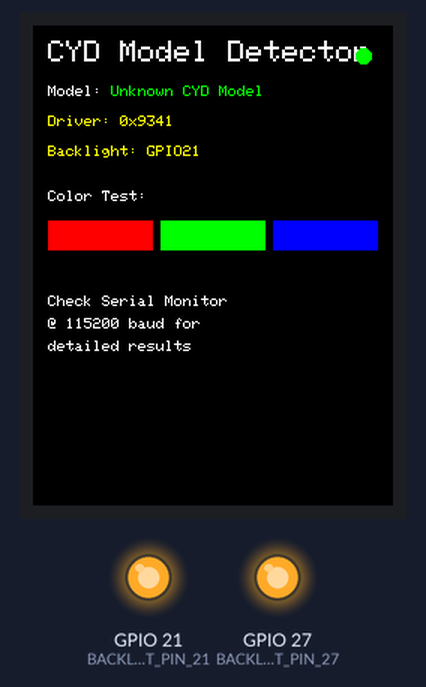
Bench run of a sketch on a simulated ESP32. Parts: 240×320 colour display, output pins drawn as LEDs (lit = HIGH). What the sketch prints to the serial monitor is not drawn.

Above: at 1.6 s.

The sketch:

CYD_Model_Detector.ino
```cpp
/**
 * CYD Model Detector Test Sketch
 *
 * Purpose: Detect which CYD hardware variant is connected
 * - Single USB (micro) with ILI9341 display
 * - Dual USB (micro + Type-C) with ST7789 display
 *
 * This sketch attempts to identify the display driver and backlight pin
 * to determine the CYD model without requiring any wiring changes.
 */

#include <TFT_eSPI.h>
#include <SPI.h>

TFT_eSPI tft = TFT_eSPI();

// Possible backlight pins
#define BACKLIGHT_PIN_21 21
#define BACKLIGHT_PIN_27 27

// Display driver IDs
#define ILI9341_ID 0x9341
#define ST7789_ID  0x8552

// Detection results
uint16_t detectedDriverID = 0;
uint8_t detectedBacklightPin = 0;
String detectedModel = "Unknown";

void setup() {
    Serial.begin(115200);
    delay(1000);

    Serial.println("\n========================================");
    Serial.println("    CYD Model Detection Test Sketch");
    Serial.println("========================================");
    Serial.println();

    // Test both backlight pins
    Serial.println("Testing backlight pins...");
    testBacklightPins();

    // Initialize display to test driver
    Serial.println("\nInitializing display for driver detection...");
    tft.init();

    // Attempt to detect display driver
    Serial.println("Attempting display driver detection...");
    detectDisplayDriver();

    // Determine model based on detection
    determineModel();

    // Report results
    reportResults();

    // Visual confirmation on display
    showVisualConfirmation();
}

void testBacklightPins() {
    // Try GPIO21 first (single USB default)
    pinMode(BACKLIGHT_PIN_21, OUTPUT);
    digitalWrite(BACKLIGHT_PIN_21, HIGH);
    delay(100);

    Serial.print("  GPIO21 set HIGH - ");

    // Try GPIO27 (dual USB default)
    pinMode(BACKLIGHT_PIN_27, OUTPUT);
    digitalWrite(BACKLIGHT_PIN_27, HIGH);
    delay(100);

    Serial.println("GPIO27 set HIGH");
    Serial.println("  Note: Both pins activated for safety");

    // For this test, we'll keep both on
    // Real implementation will detect which one actually controls backlight
    detectedBacklightPin = BACKLIGHT_PIN_21; // Default assumption
}

void detectDisplayDriver() {
    // Method 1: Try reading display ID
    uint16_t id = readDisplayID();

    if (id == ILI9341_ID) {
        Serial.println("  ✓ ILI9341 detected via ID read");
        detectedDriverID = ILI9341_ID;
    } else if (id == ST7789_ID || id == 0x7789) {
        Serial.println("  ✓ ST7789 detected via ID read");
        detectedDriverID = ST7789_ID;
    } else {
        Serial.printf("  ? Unknown ID: 0x%04X\n", id);

        // Method 2: Try command response test
        Serial.println("  Attempting command response test...");
        if (testILI9341Commands()) {
            Serial.println("  ✓ ILI9341 detected via command test");
            detectedDriverID = ILI9341_ID;
        } else if (testST7789Commands()) {
            Serial.println("  ✓ ST7789 detected via command test");
            detectedDriverID = ST7789_ID;
        } else {
            Serial.println("  ✗ Unable to determine driver");
        }
    }
}

uint16_t readDisplayID() {
    // This is a simplified ID read
    // Real implementation would use proper SPI commands

    // For TFT_eSPI, we can try to use the readcommand8 function
    // Note: This may not work with all TFT_eSPI configurations

    uint8_t id1 = tft.readcommand8(0xD3, 1);
    uint8_t id2 = tft.readcommand8(0xD3, 2);

    uint16_t id = (id1 << 8) | id2;

    Serial.printf("  Raw ID read: 0x%02X%02X\n", id1, id2);

    return id;
}

bool testILI9341Commands() {
    // Test ILI9341-specific command
    // Read power mode (command 0x0A)
    uint8_t powerMode = tft.readcommand8(0x0A);

    // ILI9341 typically returns 0x9C for normal operation
    if (powerMode == 0x9C || powerMode == 0x94) {
        Serial.printf("    Power mode: 0x%02X (ILI9341 signature)\n", powerMode);
        return true;
    }

    return false;
}

bool testST7789Commands() {
    // Test ST7789-specific behavior
    // ST7789 has different response patterns

    // Read display status (command 0x09)
    uint8_t status = tft.readcommand8(0x09);

    // ST7789 typically returns different values
    if (status != 0x00 && status != 0xFF) {
        Serial.printf("    Display status: 0x%02X (possible ST7789)\n", status);

        // Additional check: ST7789 specific register
        uint8_t rdid1 = tft.readcommand8(0xDA);
        if (rdid1 == 0x85) {
            Serial.println("    RDID1: 0x85 (ST7789 confirmed)");
            return true;
        }
    }

    return false;
}

void determineModel() {
    if (detectedDriverID == ILI9341_ID) {
        detectedModel = "CYD Single USB (ILI9341)";
        detectedBacklightPin = BACKLIGHT_PIN_21;
    } else if (detectedDriverID == ST7789_ID) {
        detectedModel = "CYD Dual USB (ST7789)";
        // Note: Some dual USB models use GPIO21, some use GPIO27
        // This would need additional detection logic
        detectedBacklightPin = BACKLIGHT_PIN_27;
    } else {
        detectedModel = "Unknown CYD Model";
        Serial.println("\n⚠ WARNING: Could not determine CYD model");
        Serial.println("  Defaulting to safe ILI9341 mode");
        detectedDriverID = ILI9341_ID;
        detectedBacklightPin = BACKLIGHT_PIN_21;
    }
}

void reportResults() {
    Serial.println("\n========================================");
    Serial.println("         DETECTION RESULTS");
    Serial.println("========================================");
    Serial.print("Model: ");
    Serial.println(detectedModel);
    Serial.printf("Display Driver ID: 0x%04X\n", detectedDriverID);
    Serial.printf("Backlight Pin: GPIO%d\n", detectedBacklightPin);
    Serial.println("========================================");

    // Provide configuration recommendations
    Serial.println("\nRecommended Configuration:");
    if (detectedDriverID == ILI9341_ID) {
        Serial.println("  TFT_eSPI User_Setup.h:");
        Serial.println("    #define ILI9341_DRIVER");
        Serial.println("    #define TFT_BL 21");
    } else if (detectedDriverID == ST7789_ID) {
        Serial.println("  TFT_eSPI User_Setup.h:");
        Serial.println("    #define ST7789_DRIVER");
        Serial.println("    #define TFT_BL 27  // or 21, varies by unit");
        Serial.println("    #define TFT_RGB_ORDER TFT_BGR  // May need adjustment");
    }

    Serial.println("\nPin Configuration (NO CHANGES NEEDED):");
    Serial.println("  RFID: SCK=22, MOSI=27, MISO=35, SS=3");
    Serial.println("  SD: SCK=18, MOSI=23, MISO=19, CS=5");
    Serial.println("  Touch: CS=33, IRQ=36");
}

void showVisualConfirmation() {
    // Clear screen
    tft.fillScreen(TFT_BLACK);

    // Set text properties
    tft.setTextColor(TFT_WHITE, TFT_BLACK);
    tft.setTextSize(2);

    // Display detection results
    tft.setCursor(10, 10);
    tft.println("CYD Model Detector");

    tft.setTextSize(1);
    tft.setCursor(10, 40);
    tft.print("Model: ");
    tft.setTextColor(TFT_GREEN, TFT_BLACK);
    tft.println(detectedModel);

    tft.setTextColor(TFT_YELLOW, TFT_BLACK);
    tft.setCursor(10, 60);
    tft.printf("Driver: 0x%04X", detectedDriverID);

    tft.setCursor(10, 80);
    tft.printf("Backlight: GPIO%d", detectedBacklightPin);

    // Draw color test bars
    tft.setTextColor(TFT_WHITE, TFT_BLACK);
    tft.setCursor(10, 110);
    tft.println("Color Test:");

    int barHeight = 20;
    int barY = 130;

    tft.fillRect(10, barY, 70, barHeight, TFT_RED);
    tft.fillRect(85, barY, 70, barHeight, TFT_GREEN);
    tft.fillRect(160, barY, 70, barHeight, TFT_BLUE);

    // Instructions
    tft.setCursor(10, 180);
    tft.println("Check Serial Monitor");
    tft.setCursor(10, 195);
    tft.println("@ 115200 baud for");
    tft.setCursor(10, 210);
    tft.println("detailed results");
}

void loop() {
    // Blink status
    static unsigned long lastBlink = 0;
    static bool ledState = false;

    if (millis() - lastBlink > 1000) {
        lastBlink = millis();
        ledState = !ledState;

        // Visual heartbeat
        if (ledState) {
            tft.fillCircle(220, 20, 5, TFT_GREEN);
        } else {
            tft.fillCircle(220, 20, 5, TFT_BLACK);
            tft.drawCircle(220, 20, 5, TFT_GREEN);
        }

        // Serial heartbeat
        Serial.print(".");
    }
}
```
